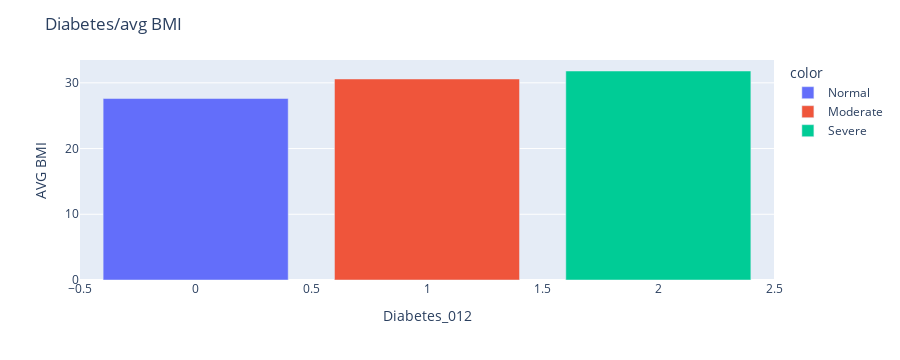

Source (notebook cell):
### Code cell
fig = pxs.bar(data.groupby(["Diabetes_012"]).agg({"BMI":"mean"}),color=["Normal","Moderate","Severe"])
fig.update_layout(title="Diabetes/avg BMI",yaxis_title="AVG BMI")
fig.write_html("Visuals/Diabetes_avg_BMI.html")
fig.show()

### Figure 1 — Plotly figure (JSON) as saved in the notebook; plotly's stock layout.template omitted (floating-point values rounded to 4 significant figures)
{"data": [{"hovertemplate": "color=Normal<br>Diabetes_012=%{x}<br>value=%{y}<extra></extra>", "legendgroup": "Normal", "marker": {"color": "#636efa", "pattern": {"shape": ""}}, "name": "Normal", "orientation": "v", "showlegend": true, "textposition": "auto", "type": "bar", "x": [0], "xaxis": "x", "y": [27.61], "yaxis": "y"}, {"hovertemplate": "color=Moderate<br>Diabetes_012=%{x}<br>value=%{y}<extra></extra>", "legendgroup": "Moderate", "marker": {"color": "#EF553B", "pattern": {"shape": ""}}, "name": "Moderate", "orientation": "v", "showlegend": true, "textposition": "auto", "type": "bar", "x": [1], "xaxis": "x", "y": [30.59], "yaxis": "y"}, {"hovertemplate": "color=Severe<br>Diabetes_012=%{x}<br>value=%{y}<extra></extra>", "legendgroup": "Severe", "marker": {"color": "#00cc96", "pattern": {"shape": ""}}, "name": "Severe", "orientation": "v", "showlegend": true, "textposition": "auto", "type": "bar", "x": [2], "xaxis": "x", "y": [31.8], "yaxis": "y"}], "layout": {"autosize": true, "barmode": "relative", "height": 360, "legend": {"title": {"text": "color"}, "tracegroupgap": 0}, "margin": {"t": 60}, "title": {"text": "Diabetes/avg BMI"}, "xaxis": {"anchor": "y", "autorange": true, "domain": [0, 1], "range": [-0.5, 2.5], "title": {"text": "Diabetes_012"}, "type": "linear"}, "yaxis": {"anchor": "x", "autorange": true, "domain": [0, 1], "range": [0, 33.47], "title": {"text": "AVG BMI"}, "type": "linear"}}}
